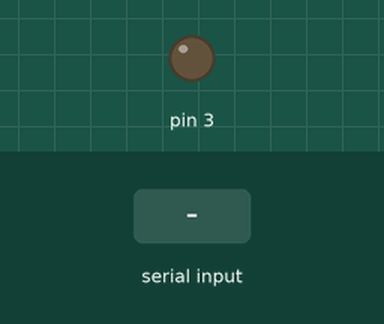
Recording of a sketch running on a simulated Arduino Uno, built with avr-gcc and run on an emulated ATmega328P. Shown: output pins drawn as LEDs (lit = HIGH). Inputs (shaded band) come from the test bench.

Above: at 1.2 s.
1.3 s: "1\n" received over Serial
At 1.6 s:
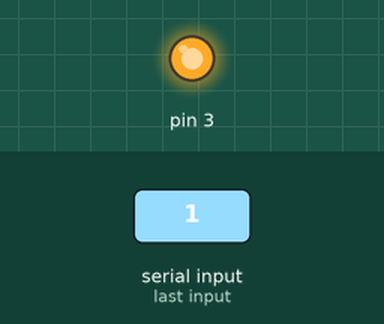
Timing chart, 0 to 4.3 s (numbered marks = the images above; inputs shaded):
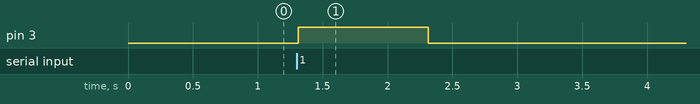

Measured:
- after the input at 1.3 s, pin 3: LOW → HIGH at once, → LOW 1.0 s later

The sketch:

arduino_code.ino
```cpp
/* Necessary code for the arduino to communicate with Python code
 * Pretty simple stuff, reads in data from Python as a String and
 * parses it into an int. If true, sends a signal on pin 3 which
 * is connected to the relay which is hooked up to the TENS unit
 *
 * Christian Hamp-Gattorna 2020
 */
void setup() {
  Serial.begin(9600);
  Serial.setTimeout(10);
  pinMode(3, OUTPUT);

}
void loop() {
  if(Serial.available() > 0) {
    String data = Serial.readString();
    int datanum = data.toInt();
    if(datanum == 1) {
      digitalWrite(3, HIGH);
      delay(1000);
      digitalWrite(3, LOW);
    }
  }
}
```
